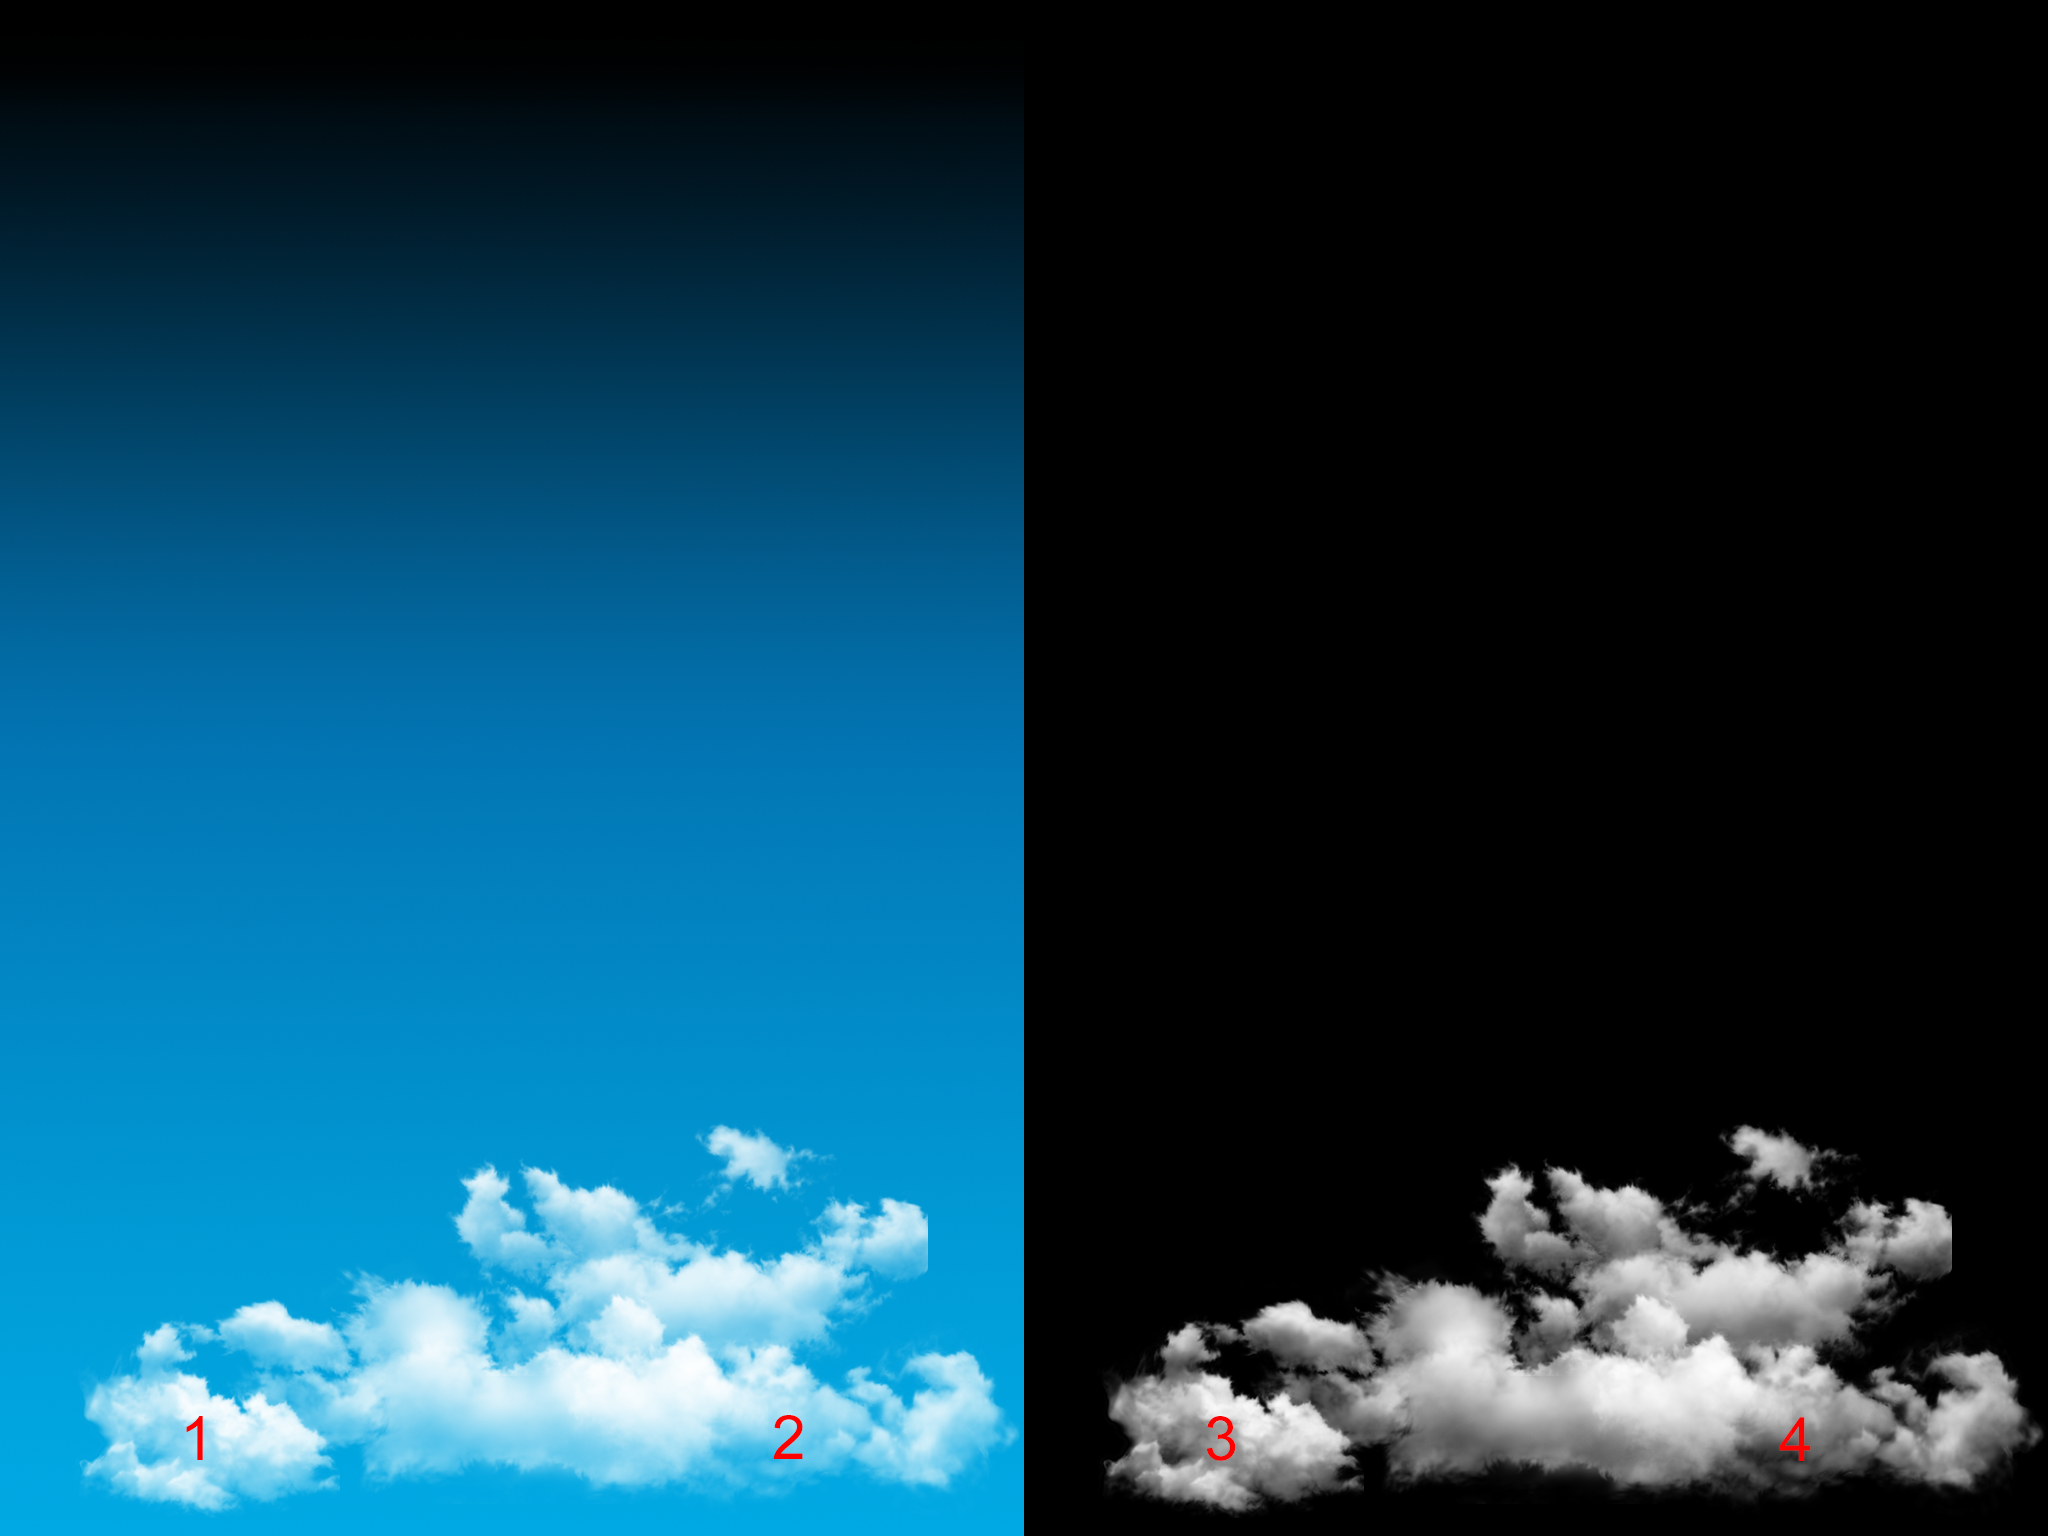

Tiled map render using the project's own tile images. Description and the map definition, with tile-layer contents summarised, below:
An orthogonal 64x48 tile map with 32x32 px tiles, 4 tile layers (SkyLayer, CloudLayer1, CloudLayer2, CloudLayer3), 4 tilesets.

<map version="1.0" orientation="orthogonal" width="64" height="48" tilewidth="32" tileheight="32">
 <tileset firstgid="1" name="Sky" tilewidth="32" tileheight="32">
  <image source="sky.png" width="1024" height="1536" />
 </tileset>
 <tileset firstgid="1537" name="Cloud2" tilewidth="32" tileheight="32">
  <image source="cloud2.png" width="629" height="282" />
 </tileset>
 <tileset firstgid="1689" name="Cloud3" tilewidth="32" tileheight="32">
  <image source="cloud3.png" width="539" height="286" />
 </tileset>
 <tileset firstgid="1817" name="cloud1" tilewidth="32" tileheight="32">
  <image source="cloud1.png" width="2048" height="310" />
 </tileset>
 <layer name="SkyLayer" width="64" height="48">
  <data>[3072 cells, 1536 non-empty, 1536 distinct tile ids]</data>
 </layer>
 <layer name="CloudLayer1" width="64" height="48">
  <data>[3072 cells, 576 non-empty, 576 distinct tile ids]</data>
 </layer>
 <layer name="CloudLayer2" width="64" height="48">
  <data>[3072 cells, 304 non-empty, 152 distinct tile ids]</data>
 </layer>
 <layer name="CloudLayer3" width="64" height="48">
  <data>[3072 cells, 256 non-empty, 128 distinct tile ids]</data>
 </layer>
</map>